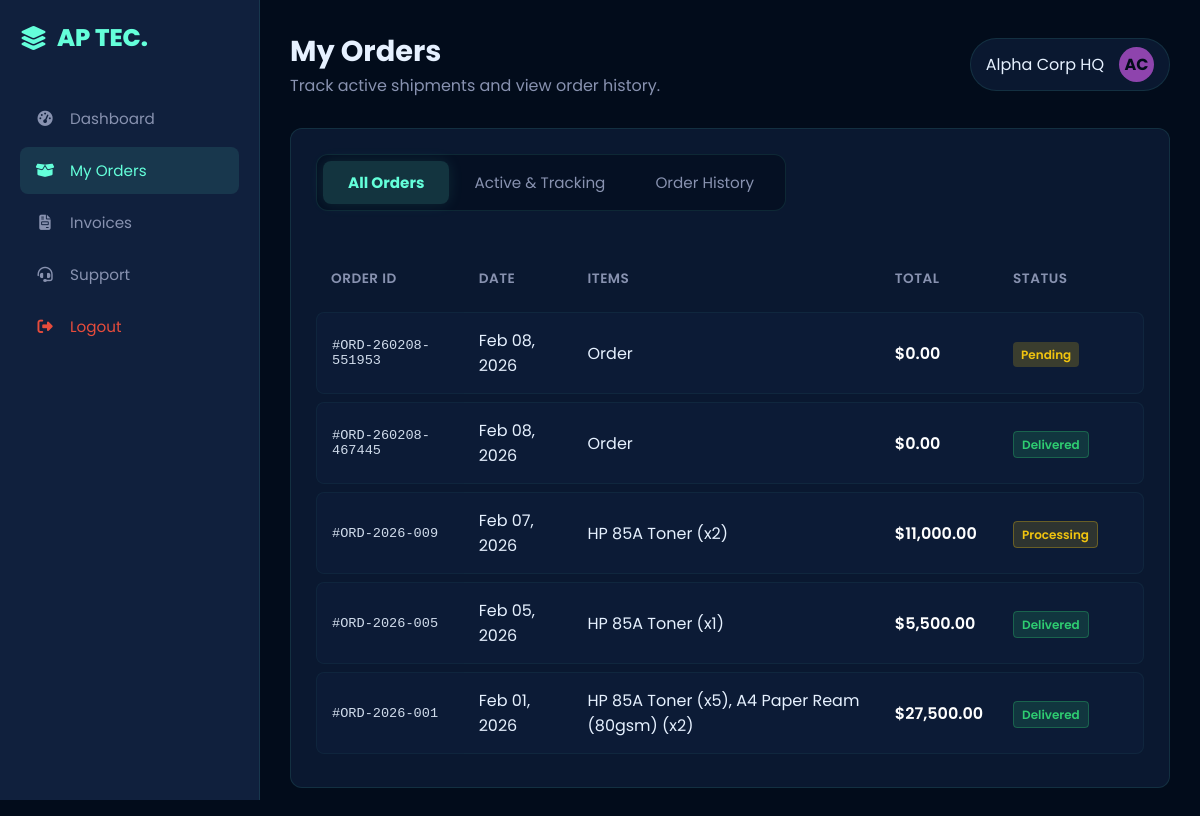
/html/customer_orders.php (signed in), run on the app's committed database.
### tables this page shows
CREATE TABLE `users` (
  `user_id` int(11) NOT NULL AUTO_INCREMENT,
  `username` varchar(50) NOT NULL,
  `password_hash` varchar(255) NOT NULL,
  `full_name` varchar(100) NOT NULL,
  `email` varchar(100) NOT NULL,
  `role` enum('Admin','Owner','Employee','Customer') NOT NULL,
  `avatar_initials` varchar(5) DEFAULT 'U',
  `avatar_color` varchar(20) DEFAULT '#0d2c4d',
  `phone` varchar(20) DEFAULT NULL,
  `address` text DEFAULT NULL,
  `status` enum('Active','Inactive','Banned') DEFAULT 'Active',
  `created_at` timestamp NOT NULL DEFAULT current_timestamp(),
  PRIMARY KEY (`user_id`),
  UNIQUE KEY `username` (`username`),
  UNIQUE KEY `email` (`email`)
);

CREATE TABLE `orders` (
  `order_id` int(11) NOT NULL AUTO_INCREMENT,
  `order_reference` varchar(20) DEFAULT NULL,
  `customer_id` int(11) NOT NULL,
  `order_date` timestamp NOT NULL DEFAULT current_timestamp(),
  `total_amount` decimal(10,2) NOT NULL,
  `status` enum('Pending','Processing','Shipped','Delivered','Cancelled') DEFAULT 'Pending',
  `tracking_step` int(11) DEFAULT 1,
  PRIMARY KEY (`order_id`),
  UNIQUE KEY `order_reference` (`order_reference`),
  KEY `customer_id` (`customer_id`),
  CONSTRAINT `orders_ibfk_1` FOREIGN KEY (`customer_id`) REFERENCES `users` (`user_id`)
);

### html/customer_orders.php (the view, shortened to what this page needs)
<?php
require_once __DIR__ . "/../php/db.php";
$u = require_login(["customer"]);
function h(string $s): string { return htmlspecialchars($s, ENT_QUOTES, "UTF-8"); }
$customerId = (int)($u["user_id"] ?? 0);
$userStmt = $pdo->prepare("SELECT full_name, avatar_initials, avatar_color FROM users WHERE user_id = :id LIMIT 1");
$userStmt->execute([":id" => $customerId]);
$userRow = $userStmt->fetch(PDO::FETCH_ASSOC) ?: [];
$displayName = (string)($userRow["full_name"] ?? $u["full_name"] ?? $u["username"] ?? "Customer");
$avatarInit  = (string)($userRow["avatar_initials"] ?? "U");
$avatarColor = (string)($userRow["avatar_color"] ?? "#0d2c4d");
function badge_class(string $status): string {
  $s = strtolower($status);
  return match ($s) {
    "shipped" => "status-shipped",
    "processing" => "status-processing",
    "delivered" => "status-delivered",
    "cancelled" => "status-inactive",
    "pending" => "status-pending",
    default => "status-pending",
  };
}
$ordersStmt = $pdo->prepare("
  SELECT
    o.order_id,
    o.order_reference,
    o.order_date,
    o.total_amount,
    o.status,
    o.tracking_step,
    COALESCE((
      SELECT GROUP_CONCAT(CONCAT(i.item_name, ' (x', oi.quantity, ')') SEPARATOR ', ')
      FROM order_items oi
      JOIN inventory i ON i.item_id = oi.item_id
      WHERE oi.order_id = o.order_id
    ), 'Order') AS items_summary
  FROM orders o
  WHERE o.customer_id = :cid
  ORDER BY o.order_date DESC
");
$ordersStmt->execute([":cid" => $customerId]);
$orders = $ordersStmt->fetchAll(PDO::FETCH_ASSOC);
function money(float $v): string { return number_format($v, 2, ".", ","); }
?>
<!doctype html>
<html lang="en">
  <head>
    <link
      rel="stylesheet"
      href="https://cdnjs.cloudflare.com/ajax/libs/font-awesome/6.4.0/css/all.min.css"
    />
    <link rel="stylesheet" href="../css/style.css" />
  </head>
  <body>
    <div class="dashboard-container">
      <aside class="sidebar">
        <div class="sidebar-brand">
          <i class="fa-solid fa-layer-group"></i> AP TEC.
        </div>
        <ul class="nav-menu">
          <li class="nav-item">
            <a href="customer_dashboard.php" class="nav-link">
              <i class="fa-solid fa-gauge-high"></i> Dashboard
            </a>
          </li>
          <li class="nav-item">
            <a href="customer_orders.php" class="nav-link active">
              <i class="fa-solid fa-box-open"></i> My Orders
            </a>
          </li>
          <li class="nav-item">
            <a href="customer_invoices.php" class="nav-link">
              <i class="fa-solid fa-file-invoice"></i> Invoices
            </a>
          </li>
          <li class="nav-item">
            <a href="customer_support.php" class="nav-link">
              <i class="fa-solid fa-headset"></i> Support
            </a>
          </li>
          <li class="nav-item" style="margin-top: auto">
            <a
              href="../index.html"
              class="nav-link logout-btn"
              style="color: #e74c3c"
            >
              <i class="fa-solid fa-right-from-bracket"></i> Logout
            </a>
          </li>
        </ul>
      </aside>
      <main class="main-content">
        <header class="top-bar">
          <div class="page-title">
            <h1>My Orders</h1>
            <p style="color: var(--secondary)">
              Track active shipments and view order history.
            </p>
          </div>
          <div class="user-profile">
            <span><?= h($displayName) ?></span>
            <div class="user-avatar" style="background: <?= h($avatarColor) ?>"><?= h($avatarInit) ?></div>
          </div>
        </header>
        <div class="dashboard-grid">
          <div class="wide-widget" style="grid-column: span 4; height: auto">
            <div class="tab-container">
              <button class="tab-btn active" data-filter="all">
                All Orders
              </button>
              <button class="tab-btn" data-filter="active">
                Active & Tracking
              </button>
              <button class="tab-btn" data-filter="history">
                Order History
              </button>
            </div>
            <table class="table-responsive">
              <thead>
                <tr>
                  <th>Order ID</th>
                  <th>Date</th>
                  <th>Items</th>
                  <th>Total</th>
                  <th>Status</th>
                </tr>
              </thead>
              <tbody>
                <?php if (!$orders): ?>
                  <tr>
                    <td colspan="6" style="color: var(--secondary); padding: 16px;">
                      No orders found.
                    </td>
                  </tr>
                <?php else: ?>
                  <?php foreach ($orders as $o): ?>
                    <?php
                      $orderId = (int)$o["order_id"];
                      $ref = (string)($o["order_reference"] ?? ("ORD-" . $orderId));
                      $status = (string)$o["status"];
                      $items = (string)$o["items_summary"];
                      $dateLabel = date("M d, Y", strtotime((string)$o["order_date"]));
                      $total = (float)$o["total_amount"];
                      $badge = badge_class($status);
                    ?>
                    <tr class="order-row" data-status="<?= h($status) ?>" data-order-id="<?= $orderId ?>">
                      <td class="font-mono">#<?= h($ref) ?></td>
                      <td><?= h($dateLabel) ?></td>
                      <td><?= h($items) ?></td>
                      <td style="color: white; font-weight: 600">$<?= h(money($total)) ?></td>
                      <td>
                        <span class="status-badge <?= h($badge) ?>"><?= h($status) ?></span>
                      </td>
                      <td>
                      </td>
                    </tr>
                  <?php endforeach; ?>
                <?php endif; ?>
              </tbody>
            </table>
          </div>
        </div>
      </main>
    </div>
  </body>
</html>

### data on the page
users: full_name "Alpha Corp HQ", avatar_initials "AC"
orders: order_reference "ORD-260208-551953", order_date "Feb 08, 2026", items "Order", total_amount "0.00", status "Pending"
orders: order_reference "ORD-260208-467445", order_date "Feb 08, 2026", items "Order", total_amount "0.00", status "Delivered"
orders: order_reference "ORD-2026-009", order_date "Feb 07, 2026", items "HP 85A Toner (x2)", total_amount "11,000.00", status "Processing"
orders: order_reference "ORD-2026-005", order_date "Feb 05, 2026", items "HP 85A Toner (x1)", total_amount "5,500.00", status "Delivered"
orders: order_reference "ORD-2026-001", order_date "Feb 01, 2026", items "HP 85A Toner (x5), A4 Paper Ream (80gsm) (x2)", total_amount "27,500.00", status "Delivered"
